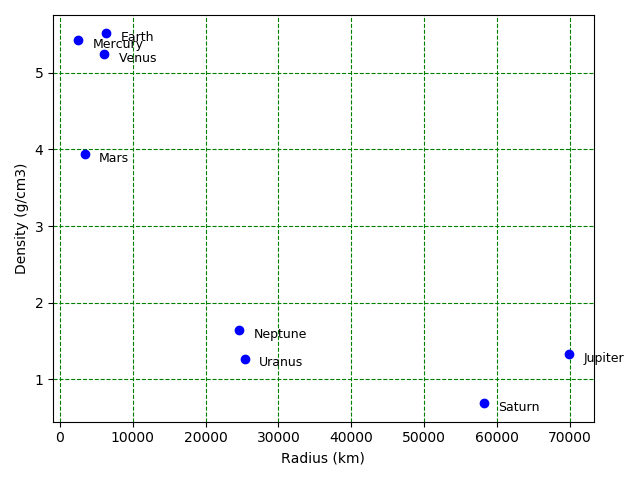

Python code for this plot:
# -*- coding: utf-8 -*-

import matplotlib.pyplot as plt
import numpy as np
from scipy import stats


def main():
    x = [
        2.4397e3,
        6.0518e3,
        6.3710e3,
        3.3895e3,
        6.9911e4,
        5.8232e4,
        2.5362e4,
        2.4622e4
    ]
    y = [
        5.427,
        5.243,
        5.513,
        3.934,
        1.326,
        0.687,
        1.270,
        1.638
    ]
    labels = [
        'Mercury',
        'Venus',
        'Earth',
        'Mars',
        'Jupiter',
        'Saturn',
        'Uranus',
        'Neptune'
    ]

    plt.plot(x, y, 'bo')
    plt.grid(True, which="both", ls="--", color="g")
    for i, label in enumerate(labels):
        plt.text(x[i] + 2e3, y[i] + -1e-1, label, color="black", fontsize=9)


    plt.xlabel('Radius (km)')
    plt.ylabel('Density (g/cm3)')
    plt.show()


if __name__ == "__main__":
    main()
